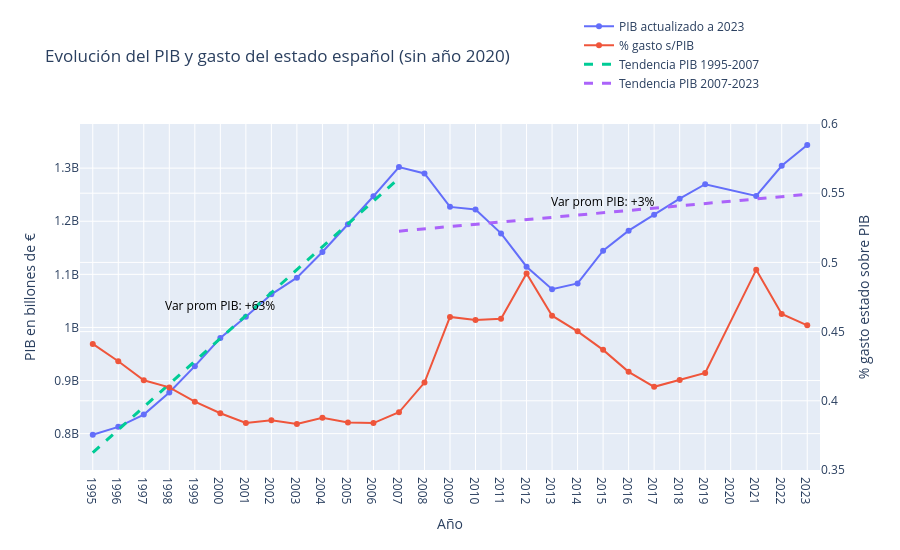

Source (notebook cell):
### Markdown cell above
## 1.2 Tendencia de PIB

### Code cell
# DATOS AGRUPADOS por año SIN 2020
data_1 = gastos_2023_pand.groupby("Año").agg({"PIB_MM_2023":"sum"}).round(0).reset_index()
data_2 = gastos_2023_pand.groupby("Año").agg({"% PIB 2023":"sum"}).round(4).reset_index()
data_3 = gastos_2023_pand.groupby("Año").agg({"% PIB 2023":"sum"}).round(4).reset_index()

# PERIODOS PIB actualizado a 2023
p1_pib = data_1[(data_1["Año"] <= 2007)]
p2_pib = data_1[(data_1["Año"] >= 2007)]

# Y: PIB actualizado a 2023
x1, y1 = p1_pib["Año"], p1_pib["PIB_MM_2023"]
x2, y2 = p2_pib["Año"], p2_pib["PIB_MM_2023"]

# REGRESIONES PIB
m1, b1 = np.polyfit(x1, y1, 1)
m2, b2 = np.polyfit(x2, y2, 1)

# LÍNEAS
p1_line = m1 * x1 + b1
p2_line = m2 * x2 + b2

# FORMULAS PARA TEXTO
formula1 = f"1995-2007: y = {m1:.0f}x + {b1:.0f}"
formula2 = f"2007-2023: y = {m2:.0f}x + {b2:.0f}"

# AGREGAR LÍNEAS AL GRÁFICO
fig = go.Figure()
# PIB anual actualizado a 2023
fig.add_trace(go.Scatter(
    x=data_1["Año"],
    y=data_1["PIB_MM_2023"],
    mode="lines+markers",
    name="PIB actualizado a 2023"
))
# % gastos sobre PIB (SIN AÑO 2020)
fig.add_trace(go.Scatter(
    x=data_2["Año"],
    y=data_2["% PIB 2023"],
    mode="lines+markers",
    name="% gasto s/PIB",
    yaxis="y2"
))
# tendencia PIB 1995-2007
fig.add_trace(go.Scatter(
    x=x1,
    y=p1_line,
    mode="lines",
    name="Tendencia PIB 1995-2007",
    line=dict(dash="dash", width=3)
))
# tendencia PIB 2007-2023
fig.add_trace(go.Scatter(
    x=x2,
    y=p2_line,
    mode="lines",
    name="Tendencia PIB 2007-2023",
    line=dict(dash="dash", width=3)
))
# Configuración del layout para eje secundario
fig.update_layout(
    title="Evolución del PIB y gasto del estado español (sin año 2020)",
    height=550,
    xaxis=dict(
        title="Año",
        dtick=1,                        # muestra cada dato unico, fuerza a
        tickfont=dict(size=12),
        range = [1994.5, 2023.5]),
    yaxis=dict(title="PIB en billones de €"),
    yaxis2=dict(
        title="% gasto estado sobre PIB",
        overlaying="y",
        side="right",
        range = [0.35, .6]),
    legend=dict(
        x=.8,
        y=1.2,
        xanchor="center",    #que punto de referencia se toma para el objeto visual
        yanchor="middle")
)
### NOTAS ###
# tendencia PIB 1995-2007
fig.add_annotation(
    x=2000,
    y=y1.iloc[-1]*.8,
    text=f"Var prom PIB: +{((y1.iloc[-1]/y1.iloc[0]-1) * 100):.0f}%",
    showarrow=False,
    font=dict(size=12, color="black")
)
# tendencia PIB 2007-2023
fig.add_annotation(
    x=2015,
    y=y2.iloc[0]*.95,   # valor en la escala de la recta (y2)
    text=f"Var prom PIB: +{((y2.iloc[-1] / y2.iloc[0] - 1) * 100):.0f}%",
    showarrow=False,
    font=dict(size=12, color="black")
)
fig.show()

### Figure 1 — Plotly figure (JSON) as saved in the notebook; plotly's stock layout.template omitted (floating-point values rounded to 4 significant figures)
{"data": [{"mode": "lines+markers", "name": "PIB actualizado a 2023", "type": "scatter", "x": [1995, 1996, 1997, 1998, 1999, 2000, 2001, 2002, 2003, 2004, 2005, 2006, 2007, 2008, 2009, 2010, 2011, 2012, 2013, 2014, 2015, 2016, 2017, 2018, 2019, 2021, 2022, 2023], "y": [798000000.0, 812800000.0, 836000000.0, 877400000.0, 927100000.0, 980100000.0, 1020000000.0, 1062000000.0, 1094000000.0, 1142000000.0, 1194000000.0, 1247000000.0, 1302000000.0, 1290000000.0, 1227000000.0, 1222000000.0, 1177000000.0, 1114000000.0, 1072000000.0, 1083000000.0, 1144000000.0, 1182000000.0, 1212000000.0, 1242000000.0, 1270000000.0, 1248000000.0, 1304000000.0, 1343000000.0]}, {"mode": "lines+markers", "name": "% gasto s/PIB", "type": "scatter", "x": [1995, 1996, 1997, 1998, 1999, 2000, 2001, 2002, 2003, 2004, 2005, 2006, 2007, 2008, 2009, 2010, 2011, 2012, 2013, 2014, 2015, 2016, 2017, 2018, 2019, 2021, 2022, 2023], "y": [0.4411, 0.4286, 0.4148, 0.4097, 0.3994, 0.391, 0.384, 0.386, 0.3833, 0.3878, 0.3843, 0.3839, 0.3917, 0.4132, 0.4606, 0.4583, 0.4593, 0.492, 0.4615, 0.4502, 0.4368, 0.4209, 0.4101, 0.415, 0.4201, 0.4946, 0.4628, 0.4545], "yaxis": "y2"}, {"line": {"dash": "dash", "width": 3}, "mode": "lines", "name": "Tendencia PIB 1995-2007", "type": "scatter", "x": [1995, 1996, 1997, 1998, 1999, 2000, 2001, 2002, 2003, 2004, 2005, 2006, 2007], "y": [764100000.0, 807200000.0, 850300000.0, 893300000.0, 936400000.0, 979500000.0, 1023000000.0, 1066000000.0, 1109000000.0, 1152000000.0, 1195000000.0, 1238000000.0, 1281000000.0]}, {"line": {"dash": "dash", "width": 3}, "mode": "lines", "name": "Tendencia PIB 2007-2023", "type": "scatter", "x": [2007, 2008, 2009, 2010, 2011, 2012, 2013, 2014, 2015, 2016, 2017, 2018, 2019, 2021, 2022, 2023], "y": [1181000000.0, 1186000000.0, 1190000000.0, 1194000000.0, 1199000000.0, 1203000000.0, 1207000000.0, 1212000000.0, 1216000000.0, 1220000000.0, 1225000000.0, 1229000000.0, 1233000000.0, 1242000000.0, 1246000000.0, 1251000000.0]}], "layout": {"annotations": [{"font": {"color": "black", "size": 12}, "showarrow": false, "text": "Var prom PIB: +63%", "x": 2000, "y": 1042000000.0}, {"font": {"color": "black", "size": 12}, "showarrow": false, "text": "Var prom PIB: +3%", "x": 2015, "y": 1237000000.0}], "height": 550, "legend": {"x": 0.8, "xanchor": "center", "y": 1.2, "yanchor": "middle"}, "title": {"text": "Evolución del PIB y gasto del estado español (sin año 2020)"}, "xaxis": {"dtick": 1, "range": [1994.0, 2024.0], "tickfont": {"size": 12}, "title": {"text": "Año"}}, "yaxis": {"title": {"text": "PIB en billones de €"}}, "yaxis2": {"overlaying": "y", "range": [0.35, 0.6], "side": "right", "title": {"text": "% gasto estado sobre PIB"}}}}
